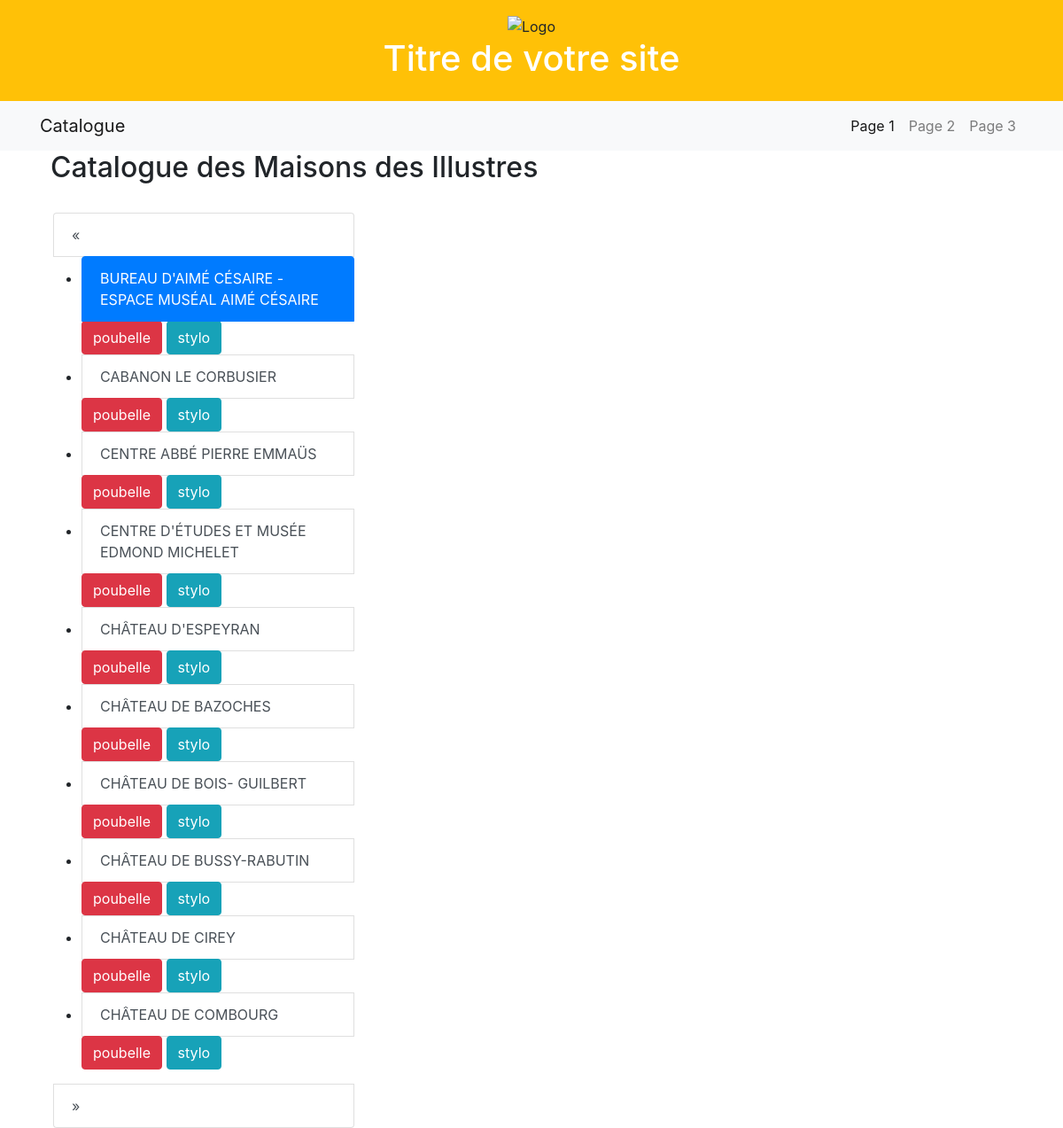
The page /maisons/2 on the database as committed earlier.
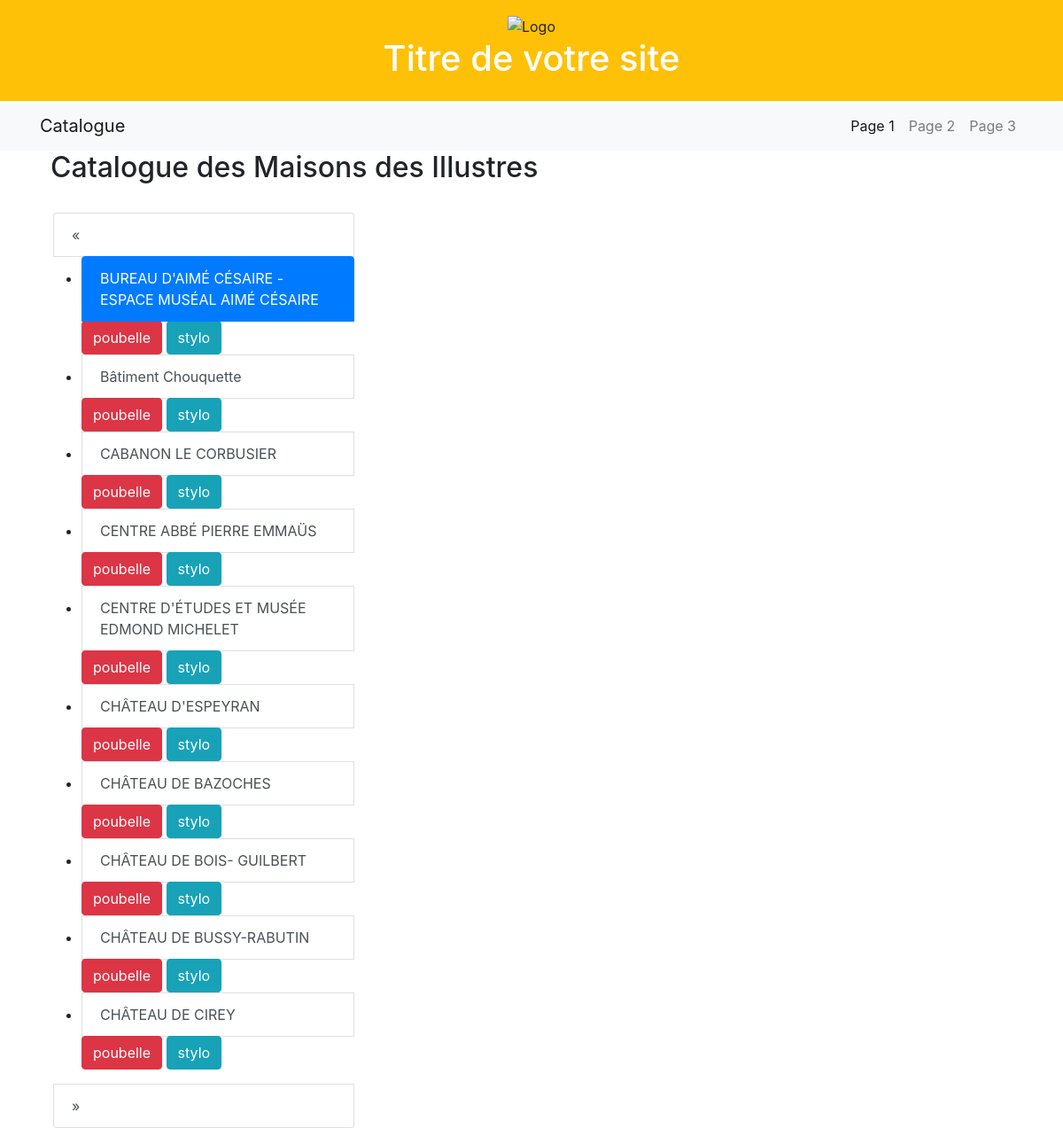
The same page on the database as committed later.
### appli/app/models/data.py (models this page shows, shortened)
class Maisons(db.Model):
    __tablename__ = "maisons"
    id = db.Column(db.String(500), primary_key=True)
    denomination = db.Column(db.String(45))
    code_postal = db.Column(db.String(5))
    dpmt = db.Column(db.String(45))
    region = db.Column(db.String(45))
    adresse = db.Column(db.String(45))
    commune = db.Column(db.String(45))
    code_INSEE = db.Column(db.String(5))
    pays = db.Column(db.String(45))
    date_label = db.Column(db.Integer)
    latitude = db.Column(db.Float)
    longitude = db.Column(db.Float)
    museeFrance = db.Column(db.Boolean)
    monumentsInscrits = db.Column(db.Boolean)
    monumentsClasses = db.Column(db.Boolean)
    nombreSPR = db.Column(db.Integer, nullable=True)
    type = db.Column(db.Enum(Domaine))
    idWikidata = db.Column(
        db.String(20),
        db.ForeignKey('personnes.idWikidata'))

### appli/app/routes/generales.py (the view)
@app.route("/", methods=['GET', 'POST'])
@app.route("/maisons", methods=['GET', 'POST'])
@app.route("/maisons/<int:page>", methods=['GET', 'POST'])
def maisons(page=1):
    donnees = Maisons.query.order_by(Maisons.denomination).paginate(page=page, per_page=app.config["MAISONS_PER_PAGE"])
    return render_template("pages/liste.html",
        sous_titre="Liste des maisons",
        donnees=donnees)

### appli/app/templates/pages/liste.html (shortened to what this page needs)
{% extends "partials/conteneur.html" %}
{% block body %}
<section class="padding-lg">
<div class="container">
    <div class="row heading heading-icon">
    <h2>Catalogue des Maisons des Illustres</h2>
    </div>
    <br>
    <div class="row">
        <div class="col-4">
            <div class="list-group" id="list-tab" role="tablist">
                {%if donnees.prev_num %}
                <a class="list-group-item list-group-item-action" id="list-list-prev"
                     href="{{ url_for('maisons', page=donnees.prev_num) }}" class="btn btn-outline-dark
                    {% if donnees.page == 1 %}disabled{% endif %}">
                        &laquo;
                </a>
                {% endif %}
<ul>
    {% for maisons in donnees.items %}
        <li>
            <div>
            <a class="list-group-item list-group-item-action {% if loop.index == 1 %}active{% endif %}"
               href="{{ url_for('info_maisons', nom_maisons=maisons.denomination)}}" role="tab"
               aria-controls="{{maisons.denomination}}">
               {{maisons.denomination}}
            </a>
<div class="btn-group btn-group-sm">
    <form action="{{ url_for('sup_maison', nom_maison=maisons.denomination) }}" method="post" class=del-component>
        <button class="btn btn-danger">
            <input type=hidden value="{{ maisons.denomination }}" name=maison_a_supp>poubelle</input>
        </button>
    </form>
</div>
<div class="btn-group btn-group-sm">
    <a href="{{ url_for('update_maisons', nom_maison=maisons.denomination) }}">
        <button class="btn btn-info" type="submit">stylo</button>
</div>
        </div>
        </li>
    {% endfor %}
</ul>
{% if donnees.next_num %}
    <a class="list-group-item list-group-item-action" id="list-list-next"
       href="{{ url_for('maisons', page=donnees.next_num) }}"
       class="btn btn-outline-dark{% if donnees.page == donnees.pages %} disabled{% endif %}">
       &raquo;
    </a>
{% endif %}
            </div>
        </div>
    </div>
    </div>
</section>
{%endblock%}

Rows that differ between the two databases and show on the page:
no longer on this page (row unchanged): Maisons: denomination "CHÂTEAU DE COMBOURG"
added Maisons: denomination "Bâtiment Chouquette"
